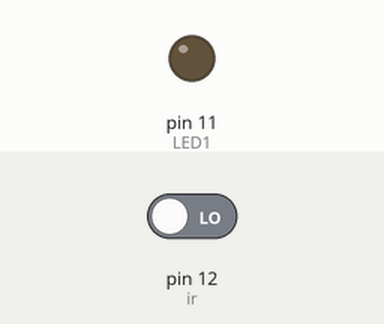
A sketch run on a simulated Arduino Uno, built with avr-gcc and run on an emulated ATmega328P. Parts: output pins drawn as LEDs (lit = HIGH). Inputs (shaded band) come from the test bench; at power-on: pin 12 (ir) LOW.

Above: at 1.2 s.
1.3 s: pin 12 (ir) driven HIGH
At 2.1 s:
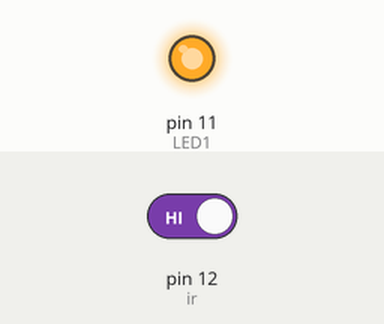
2.8 s: pin 12 (ir) driven LOW
At 3.3 s:
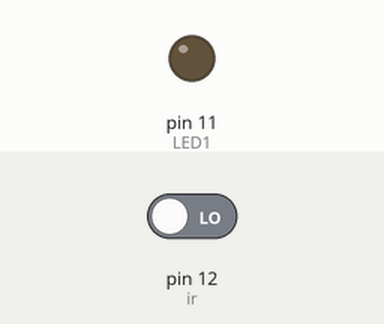
Timing chart, 0 to 5.8 s (numbered marks = the images above; inputs shaded):
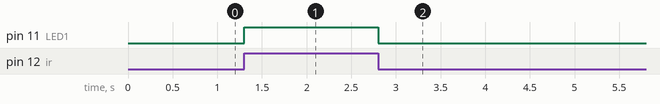

The sketch:

ir.ino
```cpp
int ir= 12;
int LED1=11;
void setup() {
  pinMode(ir,INPUT);
  pinMode(LED1,OUTPUT);
  // put your setup code here, to run once:

}

void loop()
{
  if(digitalRead(ir)==1)
  {
    digitalWrite(LED1,HIGH);
  }
  else
  {
    digitalWrite(LED1,LOW);
  }
  // put your main code here, to run repeatedly:

}
```

Measured:
- after the input at 1.3 s, pin 11 (LED1): LOW → HIGH at once
- after the input at 2.8 s, pin 11 (LED1): HIGH → LOW at once
